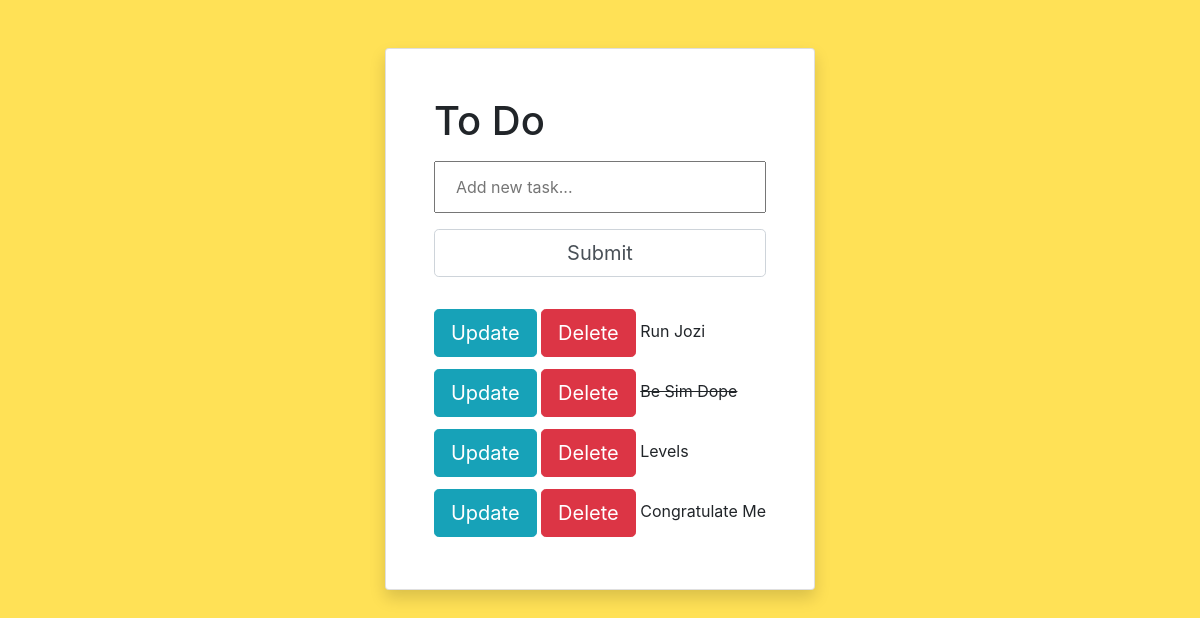
The app's page /, older data.
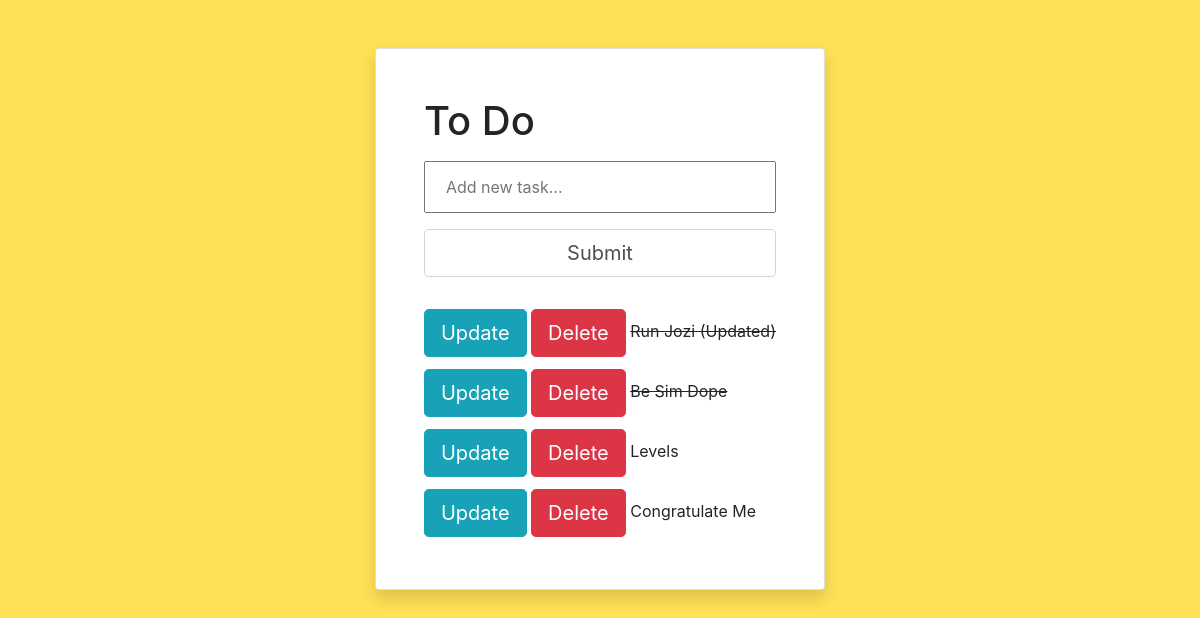
The same page, newer data.
### tasks/models.py (models this page shows)
class Task(models.Model):
    name = models.CharField(max_length=100)
    status = models.BooleanField(default=False)
    created_on = models.DateTimeField(auto_now_add=True)
    updated_on = models.DateTimeField(auto_now=True)
    def __str__(self):
        return self.name

### tasks/views.py (the view)
# urls.py: path('', views.index, name='index'),
def index(request):
    tasks = Task.objects.all()
    form = TaskForm()
    if request.method == "POST":
        form = TaskForm(request.POST)
        if form.is_valid():
            form.save()
        return redirect('/')
    context = {
        'tasks': tasks,
        'form': form
    }
    return render(request, "tasks/list.html", context)

### tasks/forms.py
class TaskForm(forms.ModelForm):
    name = forms.CharField(widget=forms.TextInput(attrs={
        'placeholder': 'Add new task...'
    }))
    class Meta:
        model = Task
        fields = '__all__'

### tasks/templates/tasks/list.html (shortened to what this page needs)
<link rel="stylesheet" href="https://stackpath.bootstrapcdn.com/bootstrap/4.5.2/css/bootstrap.min.css"
integrity="sha384-JcKb8q3iqJ61gNV9KGb8thSsNjpSL0n8PARn9HuZOnIxN0hoP+VmmDGMN5t9UJ0Z">
<div class="container-fluid">
    <div class="row justify-content-center">
            <div class="card shadow p-5 mt-5 align-content-center">
                <h1>To Do</h1>
                <form method="POST" action="/">
                    {{ form.name }}
                    <input type="submit" class="form-control form-control-lg" name="Create task">
                </form>
                {% for task in tasks %}
                    <div class="pt-2 pb-1">
                        <a href="{% url 'update_task' task.id %}" class="btn btn-lg btn-info">Update</a>
                        <a href="{% url 'delete' task.id %}" class="btn btn-lg btn-danger">Delete</a>
                        {% if task.status == True %}
                        <strike>{{ task }}</strike>
                        {% else %}
                        <span>{{ task }}</span>
                        {% endif %}
                    </div>
                {% endfor %}
            </div>
    </div>
</div>

Row changes from the older to the newer data that the page shows:
changed Task: status False → True (drawn); name "Run Jozi" → "Run Jozi (Updated)"
